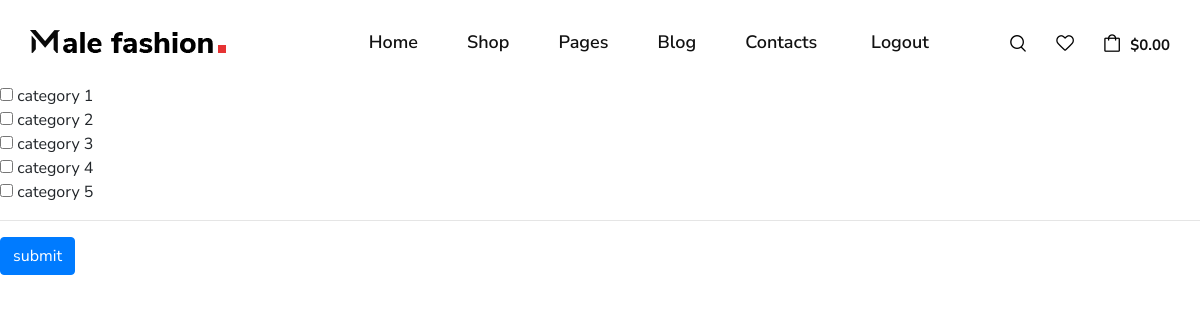
/user/filter.php (signed in), run on the app's committed database.
### tables this page shows
CREATE TABLE `category` (
  `id` int(11) NOT NULL,
  `category` varchar(25) NOT NULL
);

### user/filter.php (the view, shortened to what this page needs)
<?php
include 'master_header.php';
$catagory = "SELECT * FROM category";
$category_res = mysqli_query($con,$catagory);
?>
<form action="" method="GET">
<?php
if(mysqli_num_rows($category_res) > 0)
{
    foreach($category_res as $category_list)
    {
        $checked = [];
        ?>
        <div>
            <input type="checkbox" name="category[]" value="<?php echo $category_list['id']; ?>"
                <?php if(in_array($category_list['id'], $checked)) {echo "checked";}?>
            />
            <?= $category_list['category'] ?>
        </div>
    <?php
    }
}
else
{
    echo "Category Not Found";
}
?>
<hr>
<button class="btn btn-primary">submit</button>
</form>

### data on the page
category: category "category 1"
category: category "category 2"
category: category "category 3"
category: category "category 4"
category: category "category 5"
